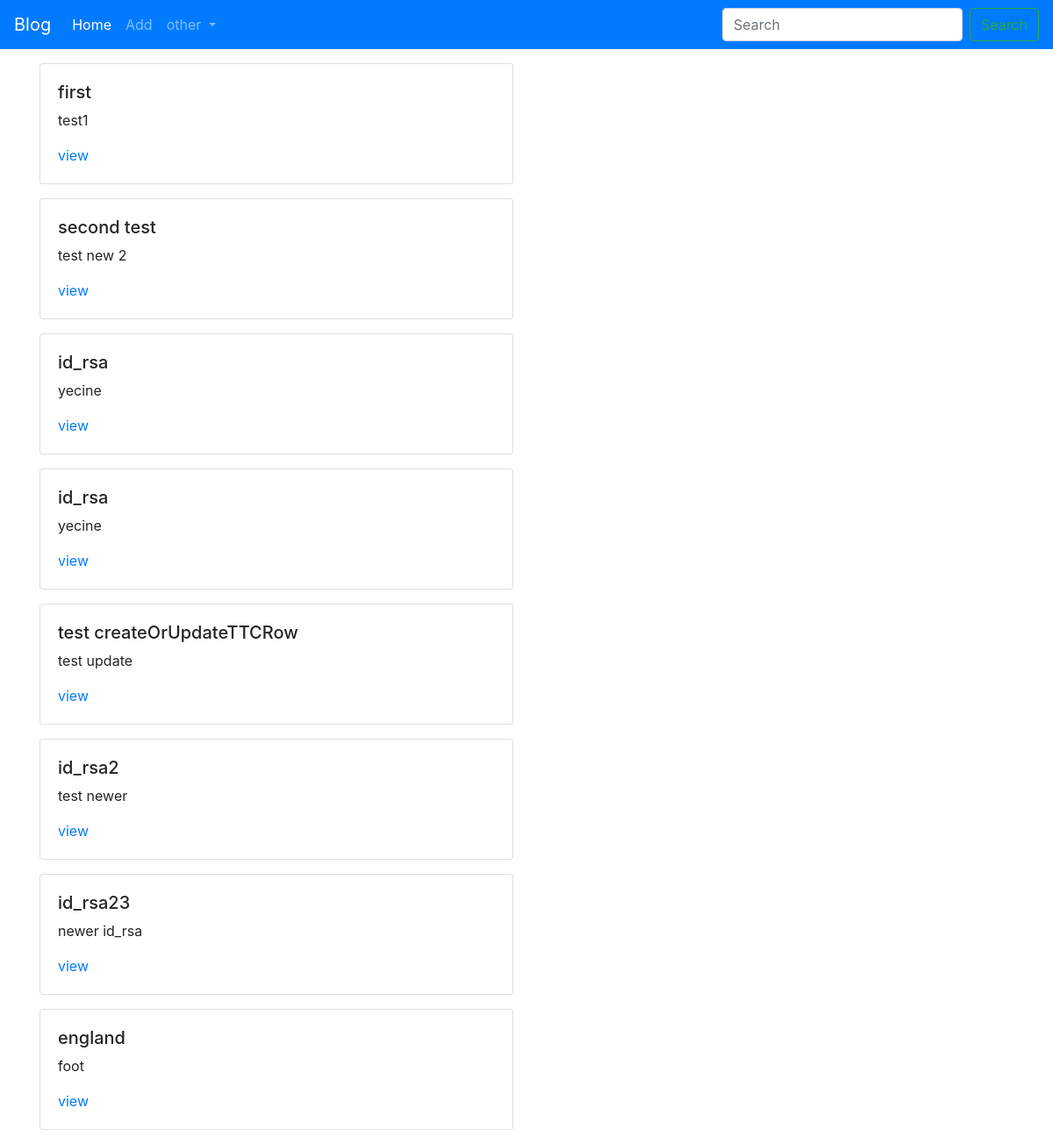
The page /blog/ on the database as committed earlier.
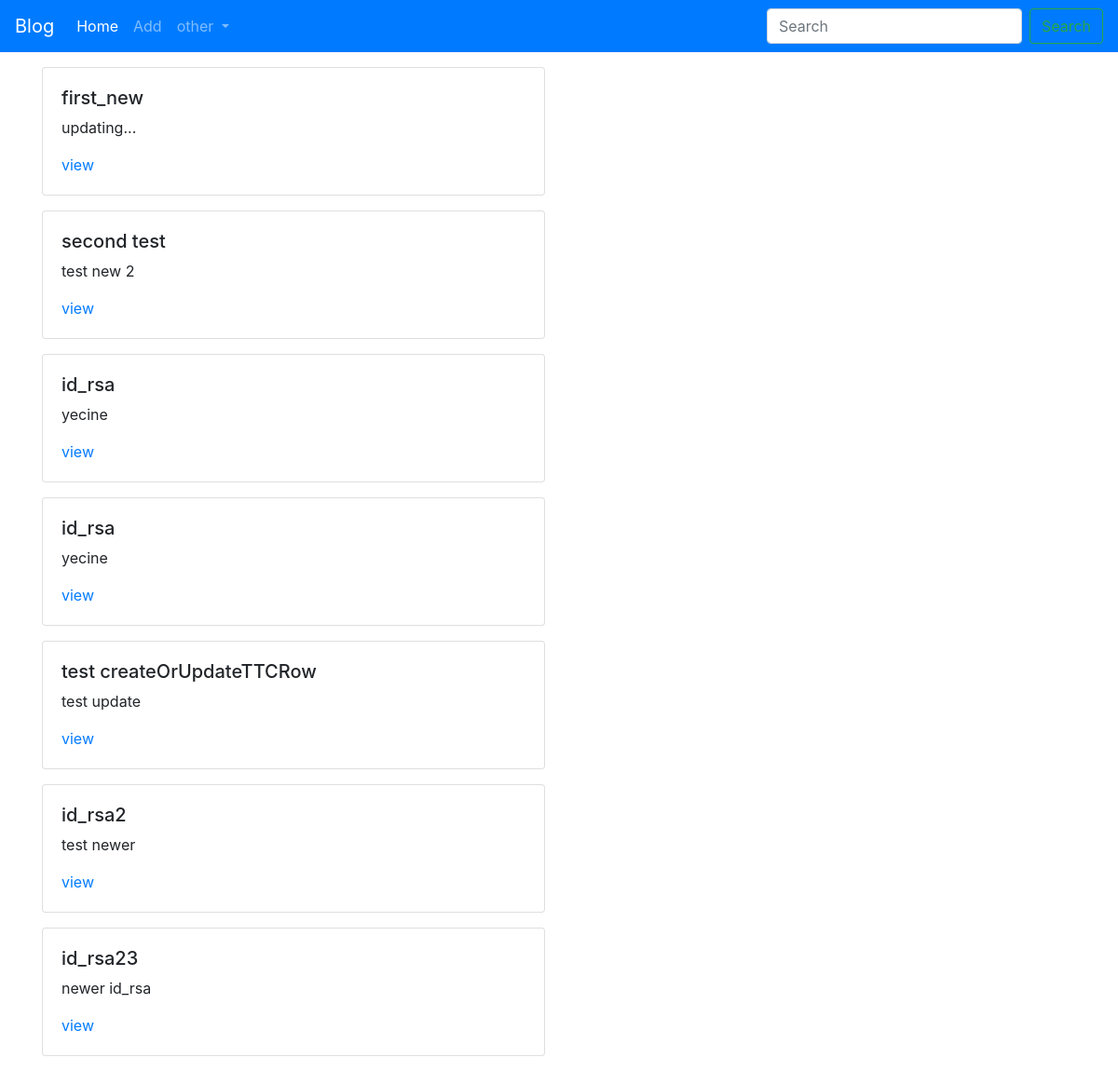
The same page on the database as committed later.
### blog_post/models.py (models this page shows, shortened)
class UserPost( models.Model):
   title = models.TextField()
   contents=models.TextField(null=True,blank=True)
   user  = models.ForeignKey(User, default=1, null=True, on_delete=models.SET_NULL)
   publishDate=models.DateTimeField(auto_now=False,auto_now_add=False,null=True,blank=True)
   timestamp=models.DateTimeField(auto_now_add=True)
   updated=models.DateTimeField(auto_now=True)
   def get_absolute_url(self):
      return f"/blog/{self.pk}/"

### blog_post/views.py (the view)
# urls.py: path('',blog_post_detail),
def blog_post_detail(req):
   qs = UserPost.objects.all()
   context = {"object": qs}
   return render(req,"blogPostDetail.html",context)

### templates/blogPostDetail.html
{% extends "base.html" %}
{% block content %}
   {%for object in object%}
      <div class="card mb-3 mt-3">
         <div class="card-body">
            <h5>{{object.title}}</h5>
            <p>{{object.contents|truncatewords:40}}</p>
            <a href='{{object.get_absolute_url}}'>view</a>
         </div>
      </div>
   {%endfor%}
{% endblock %}

Rows that differ between the two databases and show on the page:
removed UserPost: title "england", contents "foot"
changed UserPost: title "first" → "first_new"; contents "test1" → "updating..."
